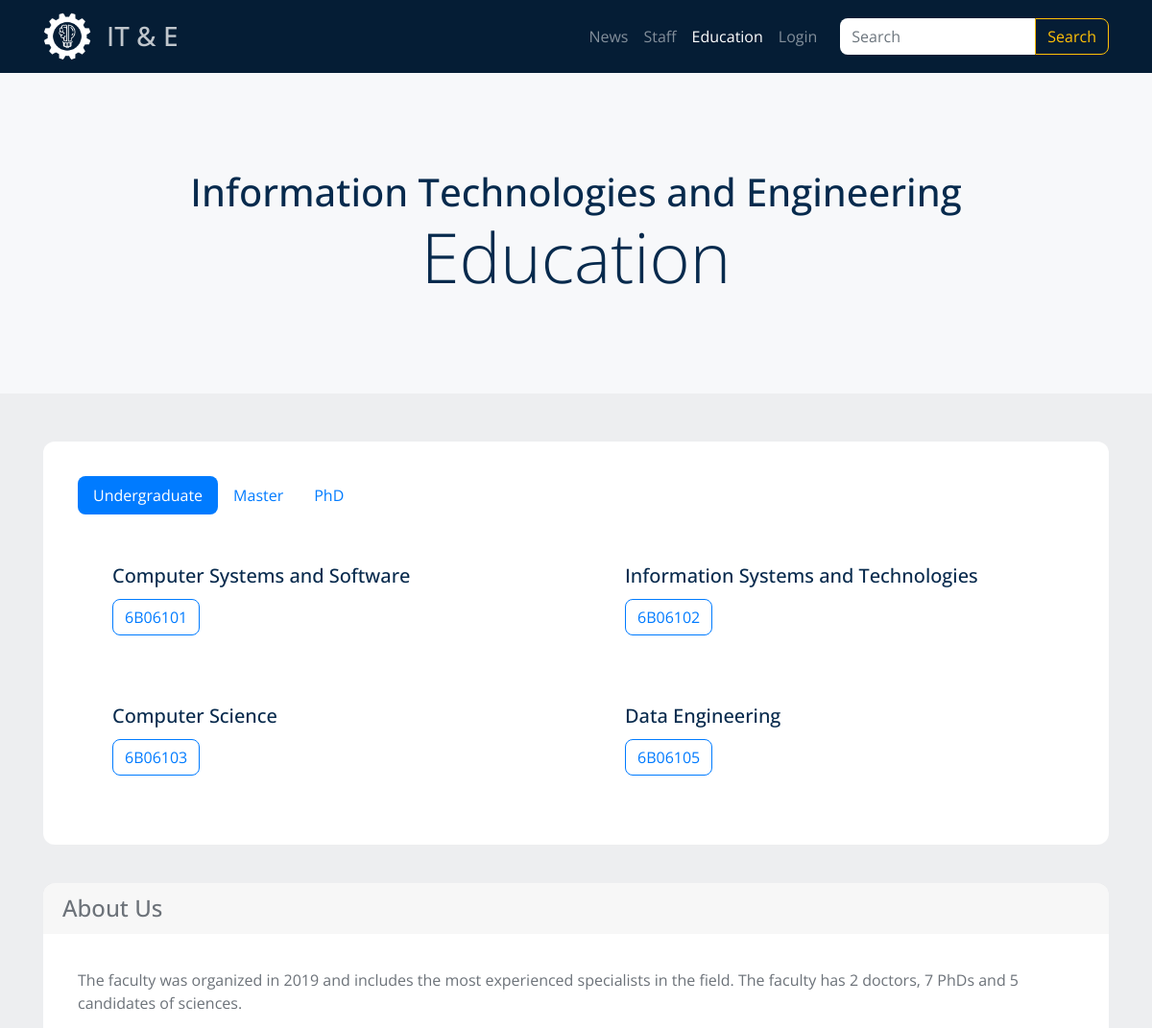
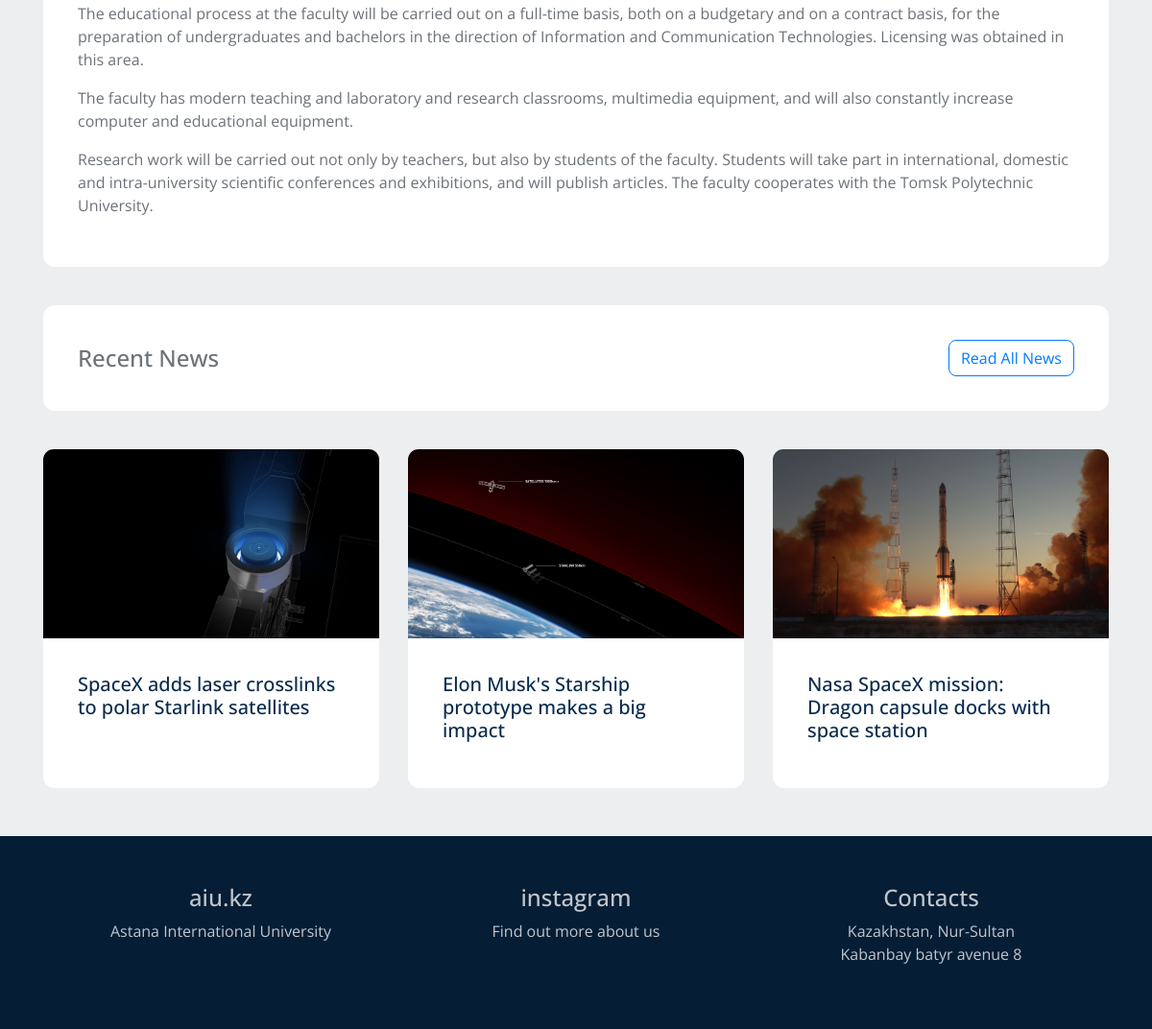
The app's page /education/ with its own data (2 pictures, top to bottom).
### education/models.py (models this page shows, shortened)
class EduProgram(models.Model):
    title = models.CharField(max_length=60, db_index=True)
    slug = models.SlugField(max_length=60, unique=True)
    edu_code = models.CharField(max_length=7, unique=True)  # 6B06101
    body = models.TextField(db_index=True)
    thumbnail = models.ImageField(null=True, blank=True)
    academic_key = models.CharField(max_length=2)  # 6B, 7M, 8D
    study_period = models.PositiveSmallIntegerField(blank=True, default=4)
    study_price = models.PositiveIntegerField(blank=True)
    purpose = models.TextField(blank=True, db_index=True)
    def get_undergraduate_url(self):
        return reverse('bachelor_program_detail_url', kwargs={'slug': self.slug})
    def get_master_url(self):
        return reverse('master_program_detail_url', kwargs={'slug': self.slug})
    def get_phd_url(self):
        return reverse('phd_program_detail_url', kwargs={'slug': self.slug})

### feed/models.py (models this page shows, shortened)
class Post(models.Model):
    title = models.CharField(max_length=255, unique=True)
    slug = models.SlugField(max_length=255, unique=True)
    content = models.TextField(db_index=True)
    tags = models.ManyToManyField('Tag', blank=True, related_name='posts')
    timestamp = models.DateTimeField(auto_now_add=True)
    thumbnail = models.ImageField(
        null=True, blank=True, upload_to='post_images')
    def get_absolute_url(self):
        return reverse('post_detail_url', kwargs={'slug': self.slug})
    class Meta:
        ordering = ['-timestamp']

### education/views.py (the view)
# urls.py: path('', edu_list, name='edu_list_url'),
def edu_list(request):
    programs = EduProgram.objects.all()
    posts = Post.objects.order_by('-timestamp')[:3]
    context = {
        'programs': programs,
        'posts': posts
    }
    return render(request, 'education/index.html', context=context)

### education/templates/education/index.html (shortened to what this page needs)
{% extends 'education/base_education.html' %}
{% block intro %}
	<h1 class="intro__title">Information Technologies and Engineering</h1>
	<h1 class="display-3">Education</h1>
{% endblock %}
{% block content %}
	<div class="card">
		<div class="card-body">
			<ul class="nav nav-pills mb-3" id="pills-tab" role="tablist">
				<li class="nav-item" role="presentation">
					<a class="nav-link active" id="pills-home-tab" data-toggle="pill" href="#pills-home" role="tab" aria-controls="pills-home" aria-selected="true">Undergraduate</a>
				</li>
				<li class="nav-item" role="presentation">
					<a class="nav-link" id="pills-profile-tab" data-toggle="pill" href="#pills-profile" role="tab" aria-controls="pills-profile" aria-selected="false">Master</a>
				</li>
				<li class="nav-item" role="presentation">
					<a class="nav-link" id="pills-contact-tab" data-toggle="pill" href="#pills-contact" role="tab" aria-controls="pills-contact" aria-selected="false">PhD</a>
				</li>
			</ul>
			<div class="tab-content" id="pills-tabContent">
				<div class="tab-pane fade show active" id="pills-home" role="tabpanel" aria-labelledby="pills-home-tab">
					<div class="row row-cols-1 row-cols-md-2">
						{% for program in programs %}
							{% if program.academic_key == '6B' %}
								<div class="col">
									<div class="card card_academics">
										<div class="card-body">
											<a href="{{ program.get_undergraduate_url }}"><h5 class="smaller-title">{{ program.title }}</h5></a>
											<a href="{{ program.get_undergraduate_url }}" class="btn btn-outline-primary">{{ program.edu_code }}</a>
										</div>
									</div>
								</div>
							{% endif %}
						{% endfor %}
					</div>
				</div>
			</div>
		</div>
	</div>
	<div class="card">
		<div class="card-header">
			<h4>About Us</h4>
		</div>
		<div class="card-body">
			<div class="card-text">
				<p>The faculty was organized in 2019 and includes the most experienced specialists in the field. The faculty has 2 doctors, 7 PhDs and 5 candidates of sciences.</p>
				<p>The educational process at the faculty will be carried out on a full-time basis, both on a budgetary and on a contract basis, for the preparation of undergraduates and bachelors in the direction of Information and Communication Technologies. Licensing was obtained in this area.</p>
				<p>The faculty has modern teaching and laboratory and research classrooms, multimedia equipment, and will also constantly increase computer and educational equipment.</p>
				<p>Research work will be carried out not only by teachers, but also by students of the faculty. Students will take part in international, domestic and intra-university scientific conferences and exhibitions, and will publish articles. The faculty cooperates with the Tomsk Polytechnic University.</p>
			</div>
		</div>
	</div>
	<div class="card">
		<div class="row justify-content-between align-items-center">
			<div class="col-auto mr-auto">
				<div class="card-body">
					<h4>Recent News</h4>
				</div>
			</div>
			<div class="col-auto">
				<div class="card-body">
					<a href="{% url 'news_list_url' %}" class="btn btn-outline-primary">Read All News</a>
				</div>
			</div>
		</div>
	</div>
	<div class="my_card_deck">
		{% for post in posts %}
			<div class="card">
				{% if post.thumbnail %}
					<a href="{{ post.get_absolute_url }}">
						<img src="{{ post.thumbnail.url }}" class="card-img-top" alt="">
					</a>
				{% endif %}
				<div class="card-body">
					<a href="{{ post.get_absolute_url }}"><h5 class="smaller-title">{{ post.title }}</h5></a>
				</div>
			</div>
		{% endfor %}
	</div>
{% endblock %}

### education/templates/education/base_education.html
{% extends 'base.html' %}
{% block container %}
	<div class="content">
		<div class="container">
			{% block content %}
			{% endblock %}
		</div>
	</div>
{% endblock %}

### templates/base.html (shortened to what this page needs)
{% load static %}
<!DOCTYPE html>
<html lang="en">
<head>
	<link rel="stylesheet" href="https://stackpath.bootstrapcdn.com/bootstrap/4.5.0/css/bootstrap.min.css">
	<link rel="stylesheet" href="{% static 'css/style.css' %}">
</head>
<body>
<div class="page">
	{% include 'includes/navbar.html' %}
	{% block intro_container %}
		<div class="intro">
			<div class="container">
				<div class="intro__inner">
					{% block intro %}
					{% endblock %}
				</div>
			</div>
		</div>
	{% endblock %}
	{% block container %}{% endblock %}
	{% include 'includes/footer.html' %}
</div>
</body>
</html>

### templates/includes/navbar.html (shortened to what this page needs)
{% load static %}
<nav id="navbar" class="navbar navbar-expand-lg navbar-dark fixed-top">
	<div class="container">
		<a class="navbar-brand" href="{% url 'main_page_url' %}">
			<img src="{% static 'img/logo.png' %}" alt="logo" width="50px">
		</a>
		<h3>
			<a id="logo-title" href="{% url 'main_page_url' %}">
				IT & E
			</a>
		</h3>
		<div class="collapse navbar-collapse" id="navbarSupportedContent">
			<ul class="navbar-nav ml-auto">
				<li class="nav-item {% ifequal request.path '/feed/' %} active {% endifequal %}">
					<a class="nav-link" href="{% url 'news_list_url' %}">News</a>
				</li>
				<li class="nav-item {% ifequal request.path '/staff/' %} active {% endifequal %}">
					<a class="nav-link" href="{% url 'members_list_url' %}">Staff</a>
				</li>
				<li class="nav-item {% ifequal request.path '/education/' %} active {% endifequal %}">
					<a class="nav-link" href="{% url 'edu_list_url' %}">Education</a>
				</li>
				<li class="nav-item mr-3">
					<a class="nav-link" href="#">Login</a>
				</li>
			</ul>
			<form class="form-inline my-2 my-lg-0" action="{% url 'search_view_url' %}">
				<input class="form-control" type="search" placeholder="Search" aria-label="Search" name="q">
				<button class="btn btn-outline-warning my-2 my-sm-0" type="submit">Search</button>
			</form>
		</div>
	</div>
</nav>

### templates/includes/footer.html
<footer class="footer">
	<div class="container">
		<div class="footer__inner">
			<div class="footer__block">
				<h4 class="mb-2"><a href="https://www.aiu.kz" target="_blank">aiu.kz</a></h4>
				<a href="https://www.aiu.kz" target="_blank">Astana International University</a>
			</div>
			<div class="footer__block">
				<h4 class="mb-2"><a href="#" target="_blank">instagram</a></h4>
				<a href="#" target="_blank">Find out more about us</a>
			</div>
			<div class="footer__block">
				<h4 class="footer__text mb-2">Contacts</h4>
				<address class="footer__text">
	                <div>Kazakhstan, Nur-Sultan</div>
	                <div>Kabanbay batyr avenue 8</div>
        		</address>
			</div>
		</div>
	</div>
</footer>

### static/css/style.css (style rules this page uses)
body { background-color: #edeef0; font-family: 'Open Sans', sans-serif; font-size: 16px; color: #6c7279; }
h1, h2, h3, h4, h5, h6 { margin: 0; }
ul { margin: 0; padding: 0; }
li { list-style: none; }
.page { display: flex; flex-direction: column; min-height: 100vh; }
#navbar { background-color: #051D35; }
.nav-link { font-size: 16px }
#logo-title { color: #fff; text-transform: uppercase; text-decoration: none; opacity: 0.75; }
.intro { width: 100%; background-color: #f7f8fa; }
.intro__inner { padding: 176px 0 100px; text-align: center; color: #072a4d; }
.form-control { border: none; border-radius: 0.5rem; }
.form-inline .form-control { border-radius: 0.5rem 0 0 0.5rem; }
.content { margin: 50px 0; }
.card { margin-bottom: 40px; border: none; border-radius: 0.75rem; }
.card_academics { margin-bottom: 0; }
.card-header { border-bottom: none; }
.card-header:first-child { border-radius: calc(.75rem - 1px) calc(.75rem - 1px) 0 0; }
.card-body { padding: 2.25rem; }
.smaller-title { margin-bottom: .75rem; color: #072a4d; }
.card-img-top { border-radius: calc(.75rem - 1px) calc(.75rem - 1px) 0 0; }
.btn { border-radius: 0.5rem; }
.form-inline .btn { border-radius: 0 0.5rem 0.5rem 0; }
.nav-pills .nav-link { border-radius: 0.5rem; }
.footer { margin-top: auto; background-color: #051D35; }
.footer__inner { padding: 50px 0; display: flex; flex-wrap: wrap; color: #fff; }
.footer__inner a { margin-bottom: 5px; color: #fff; text-decoration: none; opacity: 0.75; transition: opacity 0.1s linear; }
.footer__block { width: 33.33333%; padding: 0 15px; text-align: center; }
.footer__text { opacity: 0.75; }
@media (min-width: 991px) { .my_card_deck { display: flex; flex-flow: row wrap; margin-right: -15px; margin-left: -15px; } }
@media (min-width: 991px) { .my_card_deck .card { flex: 1 0 0%; margin: 0 15px; } }

### records on screen
EduProgram: title "Computer Systems and Software", edu_code "6B06101"
EduProgram: title "Information Systems and Technologies", edu_code "6B06102"
EduProgram: title "Computer Science", edu_code "6B06103"
EduProgram: title "Data Engineering", edu_code "6B06105"
Post: thumbnail (picture), title "SpaceX adds laser crosslinks to polar Starlink satellites"
Post: thumbnail (picture), title "Elon Musk's Starship prototype makes a big impact"
Post: thumbnail (picture), title "Nasa SpaceX mission: Dragon capsule docks with space station"
